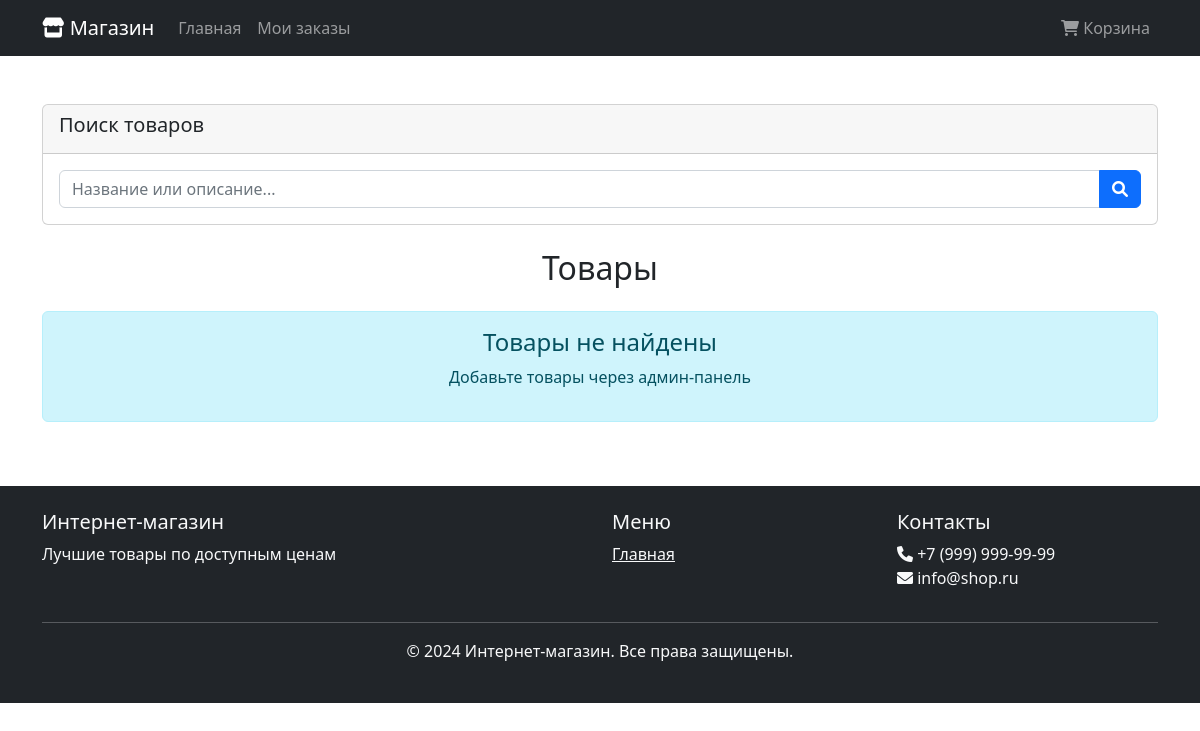
Before: / with the older database file.
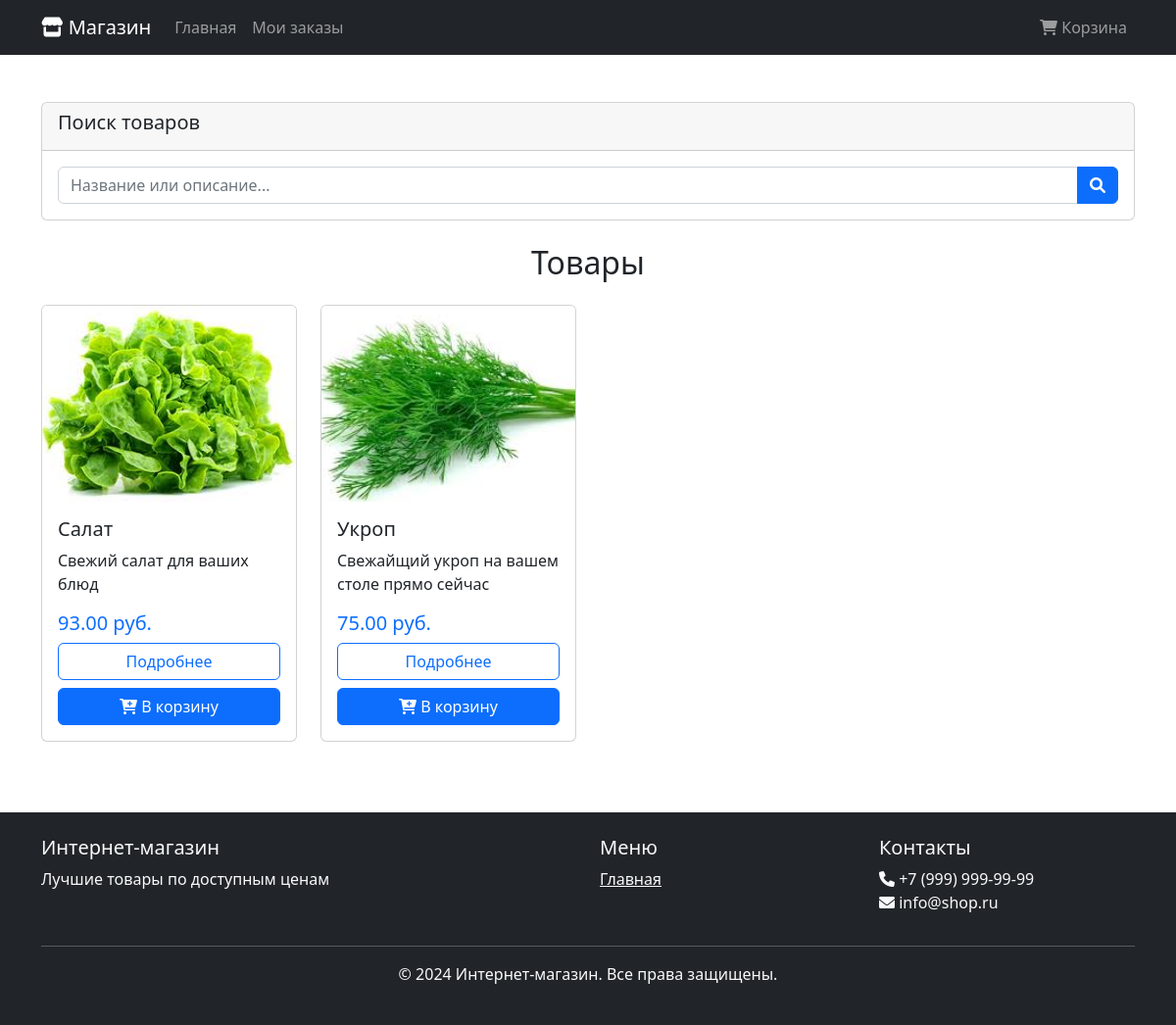
After: the same page with the newer database file.
### products/models.py (models this page shows, shortened)
class Product(models.Model):
    name = models.CharField(max_length=200, verbose_name='Название')
    slug = models.SlugField(max_length=200, unique=True, verbose_name='URL')
    description = models.TextField(verbose_name='Описание')
    price = models.DecimalField(max_digits=10, decimal_places=2, verbose_name='Цена')
    image = models.ImageField(upload_to='products/%Y/%m/%d/', verbose_name='Изображение')
    is_available = models.BooleanField(default=True, verbose_name='Доступен')
    created_at = models.DateTimeField(auto_now_add=True, verbose_name='Создан')
    updated_at = models.DateTimeField(auto_now=True, verbose_name='Обновлен')
    class Meta:
        verbose_name = 'Товар'
        verbose_name_plural = 'Товары'
        ordering = ['-created_at']

### products/views.py (the view)
# urls.py: path('', views.home, name='home'),
def home(request):
    products = Product.objects.filter(is_available=True)
    search_query = request.GET.get('search', '')
    if search_query:
        products = products.filter(
            Q(name__icontains=search_query) |
            Q(description__icontains=search_query)
        )
    context = {
        'products': products,
        'search_query': search_query,
    }
    return render(request, 'home.html', context)

### templates/home.html (shortened to what this page needs)
{% extends 'base.html' %}
{% block content %}
<div id="promoCarousel" class="carousel slide mb-5" data-bs-ride="carousel">
    <div class="carousel-indicators">
        <button type="button" data-bs-target="#promoCarousel" data-bs-slide-to="0" class="active"></button>
        <button type="button" data-bs-target="#promoCarousel" data-bs-slide-to="1"></button>
        <button type="button" data-bs-target="#promoCarousel" data-bs-slide-to="2"></button>
    </div>
</div>
<div class="row">
    <div class="col-md">
        <div class="card">
            <div class="card-header">
                <h5>Поиск товаров</h5>
            </div>
            <div class="card-body">
                <form method="get" action="{% url 'products:home' %}">
                    <div class="input-group">
                        <input type="text"
                               name="search"
                               class="form-control"
                               placeholder="Название или описание..."
                               value="{{ search_query }}"
                               aria-label="Поиск товаров">
                        <button class="btn btn-primary" type="submit">
                            <i class="fas fa-search"></i>
                        </button>
                    </div>
                </form>
            </div>
        </div>
    </div>
</div>
<div class="row">
    <div class="col-12">
        <h2 class="text-center mb-4 mt-4">Товары</h2>
    </div>
    {% for product in products %}
    <div class="col-lg-3 col-md-4 col-sm-6 mb-4">
        <div class="card product-card h-100">
            {% if product.image %}
                <img src="{{ product.image.url }}" class="card-img-top" alt="{{ product.name }}" style="height: 200px; object-fit: cover;">
            {% else %}
                <div class="card-img-top bg-light d-flex align-items-center justify-content-center" style="height: 200px;">
                    <span class="text-muted">Нет изображения</span>
                </div>
            {% endif %}
            <div class="card-body d-flex flex-column">
                <h5 class="card-title">{{ product.name }}</h5>
                <p class="card-text flex-grow-1">{{ product.description|truncatewords:15 }}</p>
                <div class="mt-auto">
                    <p class="h5 text-primary">{{ product.price }} руб.</p>
                    <div class="d-grid gap-2">
                        <a href="{% url 'products:product_detail' product.slug %}" class="btn btn-outline-primary">Подробнее</a>
                        <form action="{% url 'cart:cart_add' product.id %}" method="post">
                            <button type="submit" class="btn btn-primary w-100">
                                <i class="fas fa-cart-plus"></i> В корзину
                            </button>
                        </form>
                    </div>
                </div>
            </div>
        </div>
    </div>
    {% empty %}
    <div class="col-12">
        <div class="alert alert-info text-center">
            <h4>Товары не найдены</h4>
            <p>Добавьте товары через админ-панель</p>
        </div>
    </div>
    {% endfor %}
</div>
{% endblock %}

### templates/base.html (shortened to what this page needs)
<!DOCTYPE html>
<html lang="ru">
<head>
    <link href="https://cdn.jsdelivr.net/npm/bootstrap@5.2.3/dist/css/bootstrap.min.css" rel="stylesheet">
    <link href="https://cdnjs.cloudflare.com/ajax/libs/font-awesome/6.0.0/css/all.min.css" rel="stylesheet">
</head>
<body>
    {% include 'includes/header.html' %}
    <main class="container mt-4">
        {% block content %}
        {% endblock %}
    </main>
    {% include 'includes/footer.html' %}
</body>
</html>

### templates/includes/header.html (shortened to what this page needs)
<nav class="navbar navbar-expand-lg navbar-dark bg-dark">
    <div class="container">
        <a class="navbar-brand" href="{% url 'products:home' %}">
            <i class="fas fa-store"></i> Магазин
        </a>
        <div class="collapse navbar-collapse" id="navbarNav">
            <ul class="navbar-nav me-auto">
                <li class="nav-item">
                    <a class="nav-link" href="{% url 'products:home' %}">Главная</a>
                </li>
                <li class="nav-item">
                    <a class="nav-link" href="{% url 'orders:order_list' %}">Мои заказы</a>
                </li>
            </ul>
            <ul class="navbar-nav">
                <li class="nav-item">
                    <a class="nav-link position-relative" href="{% url 'cart:cart_detail' %}">
                        <i class="fas fa-shopping-cart"></i>
                        Корзина
                    </a>
                </li>
            </ul>
        </div>
    </div>
</nav>

### templates/includes/footer.html
<footer class="bg-dark text-light mt-5 py-4">
    <div class="container">
        <div class="row">
            <div class="col-md-6">
                <h5>Интернет-магазин</h5>
                <p>Лучшие товары по доступным ценам</p>
            </div>
            <div class="col-md-3">
                <h5>Меню</h5>
                <ul class="list-unstyled">
                    <li><a href="{% url 'products:home' %}" class="text-light">Главная</a></li>
                </ul>
            </div>
            <div class="col-md-3">
                <h5>Контакты</h5>
                <ul class="list-unstyled">
                    <li><i class="fas fa-phone"></i> +7 (999) 999-99-99</li>
                    <li><i class="fas fa-envelope"></i> info@shop.ru</li>
                </ul>
            </div>
        </div>
        <hr class="bg-light">
        <div class="text-center">
            <p>&copy; 2024 Интернет-магазин. Все права защищены.</p>
        </div>
    </div>
</footer>

### templates/base.html (style rules this page uses)
.product-card { transition: transform 0.2s; }

Changed rows visible on the page:
added Product: image (picture), name "Салат", description "Свежий салат для ваших блюд", price "93.00"
added Product: image (picture), name "Укроп", description "Свежайщий укроп на вашем столе прямо сейчас", price "75.00"
Other visible differences:
text no longer shown: "Товары не найдены Добавьте товары через админ-панель"
